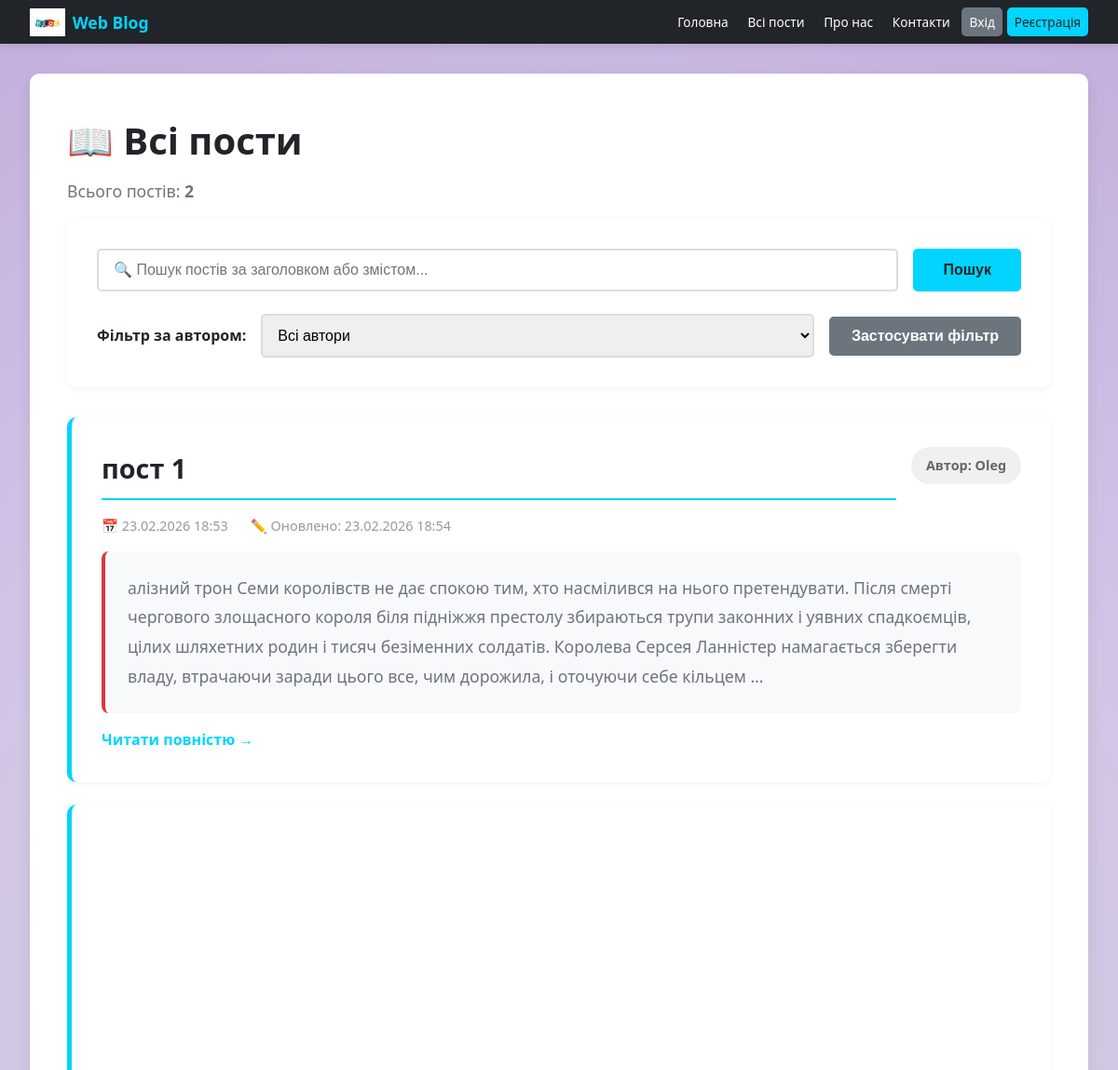
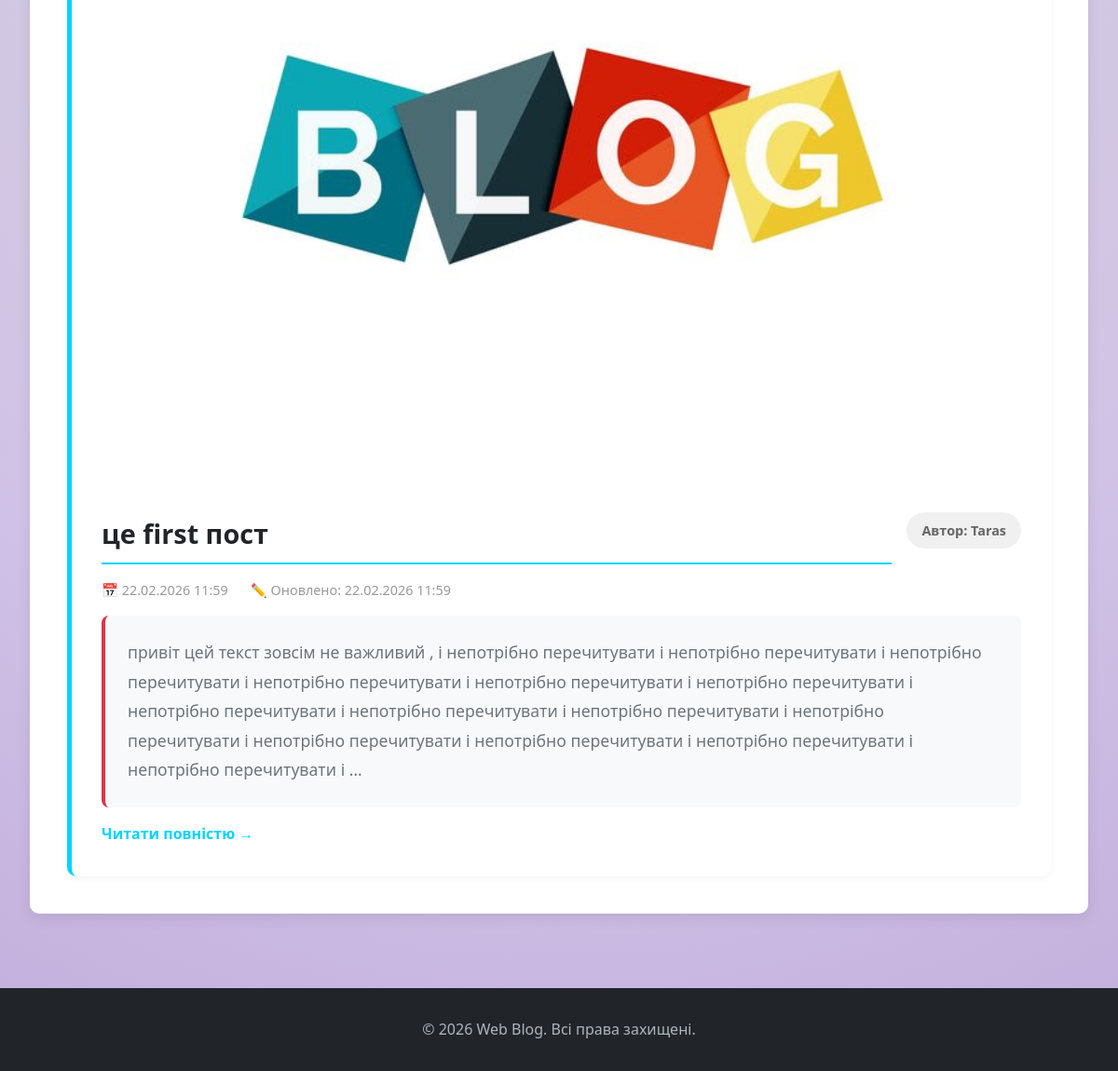
The app's page /all-posts/ with its own data (2 pictures, top to bottom).
### main/models.py (models this page shows, shortened)
class Post(models.Model):
    id=models.AutoField(primary_key=True, verbose_name='ID')
    title = models.CharField(max_length=200, verbose_name='Заголовок')
    content = models.TextField(verbose_name='Зміст')
    image = models.ImageField(upload_to='posts/', blank=True, null=True, verbose_name='Зображення')
    author = models.ForeignKey(settings.AUTH_USER_MODEL, on_delete=models.CASCADE, verbose_name='Автор', related_name='posts')
    created_at = models.DateTimeField(auto_now_add=True, verbose_name='Дата створення')
    updated_at = models.DateTimeField(auto_now=True, verbose_name='Дата оновлення')
    published = models.BooleanField(default=False, verbose_name='Опубліковано')
    class Meta:
        verbose_name = 'Пост'
        verbose_name_plural = 'Пости'
        ordering = ['-created_at']

### users/models.py (models this page shows, shortened)
class User(AbstractUser):
    avatar = models.ImageField(upload_to='avatars/', blank=True, null=True, verbose_name='Аватар')
    bio = models.TextField(blank=True, null=True, verbose_name='Про себе')
    birth_date = models.DateField(blank=True, null=True, verbose_name='Дата народження')
    class Meta:
        verbose_name = 'Користувач'
        verbose_name_plural = 'Користувачі'

### main/views.py (the view)
# urls.py: path('all-posts/', views.all_posts, name='all_posts'),
def all_posts(request):
    from django.db.models import Q
    posts = Post.objects.filter(published=True).order_by('-created_at')
    search_query = request.GET.get('search', '')
    author_filter = request.GET.get('author', '')
    if search_query:
        posts = posts.filter(
            Q(title__icontains=search_query) |
            Q(content__icontains=search_query)
        )
    if author_filter:
        posts = posts.filter(author__username=author_filter)
    authors = Post.objects.filter(published=True).values_list('author__username', flat=True).distinct()
    context = {
        'posts': posts,
        'search_query': search_query,
        'author_filter': author_filter,
        'authors': authors,
        'total_posts': posts.count()
    }
    return render(request, 'main/all_posts.html', context)

### main/templates/main/all_posts.html (shortened to what this page needs)
{% extends 'main/base.html' %}
{% block content %}
    <div class="all-posts-container">
        <h1>📖 Всі пости</h1>
        <p class="posts-count">Всього постів: <strong>{{ total_posts }}</strong></p>
        <div class="search-filter-section">
            <form method="GET" class="search-filter-form">
                <div class="search-group">
                    <input type="text" name="search" placeholder="🔍 Пошук постів за заголовком або змістом..."
                           value="{{ search_query }}" class="search-input">
                    <button type="submit" class="btn btn-primary">Пошук</button>
                </div>
                <div class="filter-group">
                    <label for="author">Фільтр за автором:</label>
                    <select name="author" id="author" class="filter-select">
                        <option value="">Всі автори</option>
                    </select>
                    <button type="submit" class="btn btn-secondary">Застосувати фільтр</button>
                </div>
            </form>
        </div>
        {% if posts %}
            <div class="posts-grid">
                {% for post in posts %}
                    <article class="post-card-large">
                        {% if post.image %}
                            <img class="post-image-large" src="{{ post.image.url }}" alt="Зображення поста">
                        {% endif %}
                        <div class="post-card-header">
                            <h2>{{ post.title }}</h2>
                            <span class="post-author">Автор: {{ post.author.username }}</span>
                        </div>
                        <div class="post-meta-info">
                            <span class="post-date">📅 {{ post.created_at|date:"d.m.Y H:i" }}</span>
                            {% if post.updated_at != post.created_at %}
                                <span class="post-updated">✏️ Оновлено: {{ post.updated_at|date:"d.m.Y H:i" }}</span>
                            {% endif %}
                        </div>
                        <p class="post-preview">{{ post.content|truncatewords:50 }}</p>
                        <a href="{% url 'post_detail' post.id %}" class="read-more-link">Читати повністю →</a>
                    </article>
                {% endfor %}
            </div>
        {% endif %}
    </div>
{% endblock %}

### main/templates/main/base.html (shortened to what this page needs)
{% load static %}
<!DOCTYPE html>
<html lang="uk">
<head>
    <link rel="stylesheet" href="{% static 'main/css/base.css' %}">
</head>
<body>
    <nav class="navbar">
        <div class="nav-container">
            <a href="{% url 'index' %}" class="nav-logo">
                <img src="{% static 'main/img/word-concept-color-geometric-shapes-blog_205544-12899.png' %}" alt="Web Blog" class="logo-image">
                <span class="logo-text">Web Blog</span>
            </a>
            <div class="nav-links">
                <a class="nav-link" href="{% url 'index' %}">Головна</a>
                <a class="nav-link" href="{% url 'all_posts' %}">Всі пости</a>
                <a class="nav-link" href="#">Про нас</a>
                <a class="nav-link" href="#">Контакти</a>
                {% if user.is_authenticated %}
                    <a class="nav-link create-btn" href="{% url 'create_post' %}">✍️ Написати пост</a>
                    <a class="nav-link" href="{% url 'my_posts' %}">Мої пости</a>
                    <a class="nav-link" href="{% url 'users:profile' user.username %}">👤 Профіль</a>
                    <span class="user-info">{{ user.username }}</span>
                    <a class="nav-link logout-btn" href="{% url 'logout' %}">Вихід</a>
                {% else %}
                    <a class="nav-link login-btn" href="{% url 'login' %}">Вхід</a>
                    <a class="nav-link register-btn" href="{% url 'register' %}">Реєстрація</a>
                {% endif %}
            </div>
        </div>
    </nav>
    <main class="main-content">
        <div class="content-box">
            {% block content %}
            {% endblock %}
        </div>
    </main>
    <footer class="footer">
        <p>&copy; 2026 Web Blog. Всі права захищені.</p>
    </footer>
</body>
</html>

### records on screen
Post: title "пост 1", author.username "Oleg", created_at "23.02.2026 18:53", updated_at "23.02.2026 18:54", content "алізний трон Семи королівств не дає спокою тим, хто насмілився на нього претендувати. Після смерті чергового злощасного короля біля підніжжя престолу збираються трупи законних і уявних спадкоємців, цілих шляхетних родин і тисяч безіменних солдатів. Королева Серсея Ланністер намагається зберегти владу, втрачаючи заради цього все, чим дорожила, і оточуючи себе кільцем …"
Post: image (picture), title "це first пост", author.username "Taras", created_at "22.02.2026 11:59", updated_at "22.02.2026 11:59", content "привіт цей текст зовсім не важливий , і непотрібно перечитувати і непотрібно перечитувати і непотрібно перечитувати і непотрібно перечитувати і непотрібно перечитувати і непотрібно перечитувати і непотрібно перечитувати і непотрібно перечитувати і непотрібно перечитувати і непотрібно перечитувати і непотрібно перечитувати і непотрібно перечитувати і непотрібно перечитувати і непотрібно перечитувати і …"

### other values on screen
{{ total_posts }} "2"
